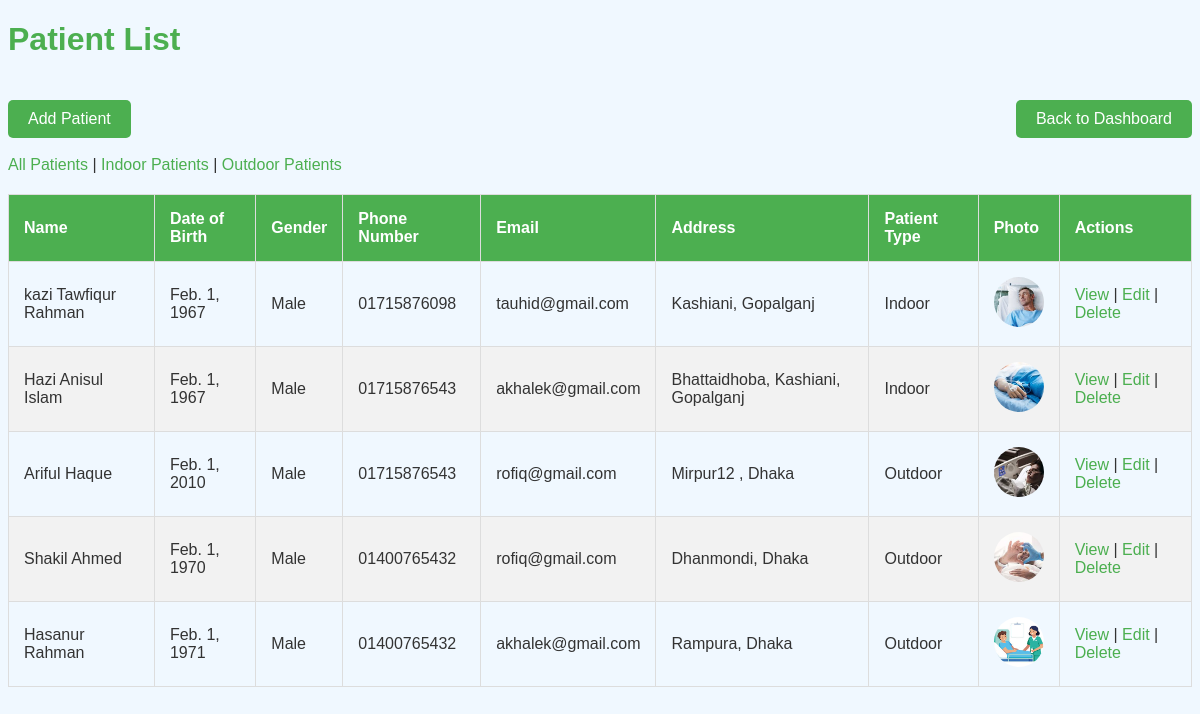
/patients/ (signed in), run on the app's committed database.
### hospital/models.py (models this page shows, shortened)
class Patient(models.Model):
    PATIENT_TYPES = [
        ('indoor', 'Indoor'),
        ('outdoor', 'Outdoor'),
    ]
    name = models.CharField(max_length=200, null=True, blank=True)
    date_of_birth = models.DateField(null=True, blank=True)
    gender = models.CharField(max_length=10, null=True, blank=True,
                    choices=[('M', 'Male'), ('F', 'Female'), ('O', 'Other')])
    phone_number = models.CharField(max_length=15, null=True, blank=True)
    email = models.EmailField(null=True, blank=True)
    address = models.TextField(null=True, blank=True)
    photo = models.ImageField(upload_to='patient_photos/', null=True, blank=True)
    patient_type = models.CharField(max_length=7,
                                    choices=PATIENT_TYPES, default='outdoor')

### hospital/views.py (the view)
# urls.py: path('patients/', views.patient_list, name='patient_list'),
@login_required
def patient_list(request):
    patient_type = request.GET.get('type', 'all')
    if patient_type == 'indoor':
        patients = Patient.objects.filter(patient_type='indoor')
    elif patient_type == 'outdoor':
        patients = Patient.objects.filter(patient_type='outdoor')
    else:
        patients = Patient.objects.all()
    context = {'patients': patients, 'current_type': patient_type}
    return render(request, 'hospital/patient_list.html', context)

### hospital/templates/hospital/patient_list.html (shortened to what this page needs)
<!DOCTYPE html>
<html>
<head>
</head>
<body>
    <h1>Patient List</h1>
    <a class="add-patient" href="{% url 'patient_add' %}">Add Patient</a>
    <a class="back-to-dashboard" href="{% url 'dashboard' %}" style="float: right;">
        Back to Dashboard
    </a><br><br>
    <div>
        <a href="{% url 'patient_list' %}?type=all">All Patients</a> |
        <a href="{% url 'patient_list' %}?type=indoor">Indoor Patients</a> |
        <a href="{% url 'patient_list' %}?type=outdoor">Outdoor Patients</a>
    </div>
    <table>
        <thead>
            <tr>
                <th>Name</th>
                <th>Date of Birth</th>
                <th>Gender</th>
                <th>Phone Number</th>
                <th>Email</th>
                <th>Address</th>
                <th>Patient Type</th>
                <th>Photo</th>
                <th>Actions</th>
            </tr>
        </thead>
        <tbody>
            {% for patient in patients %}
            <tr>
                <td>{{ patient.name }}</td>
                <td>{{ patient.date_of_birth|default_if_none:"N/A" }}</td>
                <td>{{ patient.get_gender_display|default_if_none:"N/A" }}</td>
                <td>{{ patient.phone_number|default_if_none:"N/A" }}</td>
                <td>{{ patient.email|default_if_none:"N/A" }}</td>
                <td>{{ patient.address|default_if_none:"N/A" }}</td>
                <td>{{ patient.get_patient_type_display }}</td>
                <td>
                    {% if patient.photo %}
                        <img src="{{ patient.photo.url }}" alt="{{ patient.name }}" class="patient-photo">
                    {% else %}
                        <div class="no-photo">No Photo</div>
                    {% endif %}
                </td>
                <td>
                    <a href="{% url 'patient_detail' patient.id %}">View</a> |
                    <a href="{% url 'patient_edit' patient.id %}">Edit</a> |
                    <a href="{% url 'patient_delete' patient.id %}">Delete</a>
                </td>
            </tr>
            {% endfor %}
        </tbody>
    </table>
</body>
</html>

### hospital/templates/hospital/patient_list.html (style rules this page uses)
body { background-color: #f0f8ff; font-family: Arial, sans-serif; color: #333; }
h1 { color: #4CAF50; }
table { width: 100%; border-collapse: collapse; margin-top: 20px; }
table, th, td { border: 1px solid #ddd; }
th, td { padding: 15px; text-align: left; }
th { background-color: #4CAF50; color: white; }
tr:nth-child(even) { background-color: #f2f2f2; }
a { color: #4CAF50; text-decoration: none; }
.add-patient, .back-to-dashboard { display: inline-block; margin-top: 20px; padding: 10px 20px; background-color: #4CAF50; color: white; text-decoration: none; border-radius: 5px; }
.patient-photo { width: 50px; height: 50px; object-fit: cover; border-radius: 50%; }

### data on the page
Patient: name "kazi Tawfiqur Rahman", date_of_birth "Feb. 1, 1967", gender "Male", phone_number "01715876098", email "tauhid@gmail.com", address "Kashiani, Gopalganj", patient_type "Indoor", photo (picture)
Patient: name "Hazi Anisul Islam", date_of_birth "Feb. 1, 1967", gender "Male", phone_number "01715876543", email "akhalek@gmail.com", address "Bhattaidhoba, Kashiani, Gopalganj", patient_type "Indoor", photo (picture)
Patient: name "Ariful Haque", date_of_birth "Feb. 1, 2010", gender "Male", phone_number "01715876543", email "rofiq@gmail.com", address "Mirpur12 , Dhaka", patient_type "Outdoor", photo (picture)
Patient: name "Shakil Ahmed", date_of_birth "Feb. 1, 1970", gender "Male", phone_number "01400765432", email "rofiq@gmail.com", address "Dhanmondi, Dhaka", patient_type "Outdoor", photo (picture)
Patient: name "Hasanur Rahman", date_of_birth "Feb. 1, 1971", gender "Male", phone_number "01400765432", email "akhalek@gmail.com", address "Rampura, Dhaka", patient_type "Outdoor", photo (picture)
